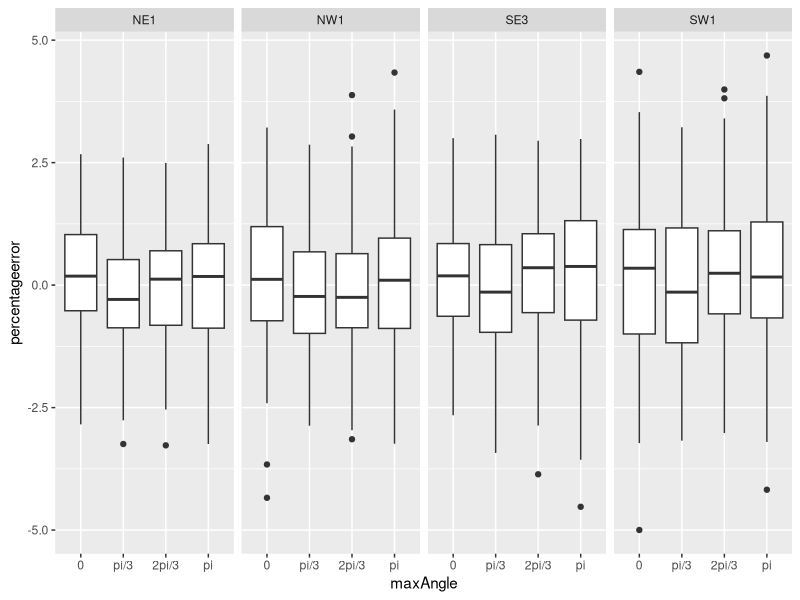
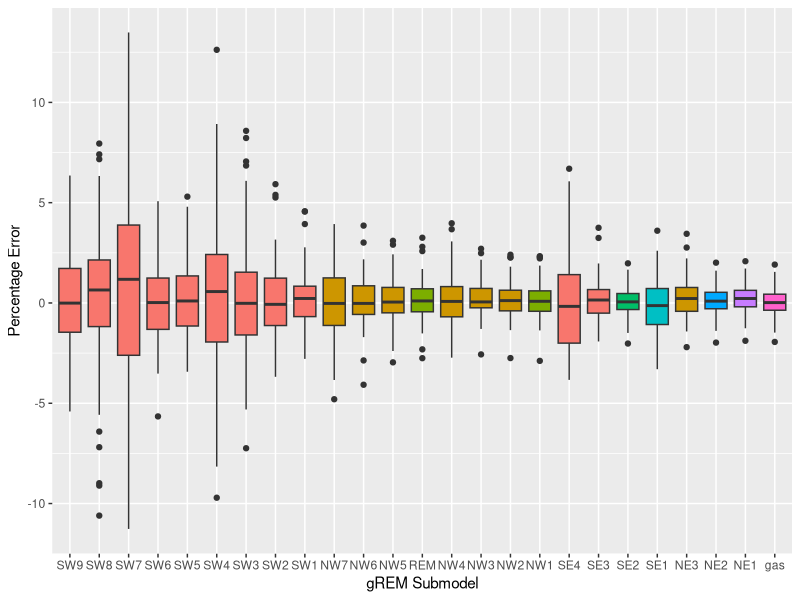

Recreate these plots in R, in order.


setwd('~/Dropbox/phd/Documents/thesis/')
library(reshape2)
library(dplyr)
library(ggplot2)
library(plyr)


tort <- read.csv('data/Chapter5/max_angle_change_percentageerror.csv',  stringsAsFactors = FALSE)



tortClean <- tort[5:NROW(tort),] %>%
               melt(variable.name = 'model', value.name = 'percentageerror') %>%
               mutate(model2 = ifelse(grepl('\\.', model), as.character(model), '.4')) %>%
               mutate(maxAngle = gsub('.*\\.', '', model2)) %>%
               mutate(maxAngle = factor(maxAngle, levels = c('4', '1', '2', '3'), 
                      labels = c('0',	'pi/3', '2pi/3', 'pi'))) %>%
               mutate(model = gsub('\\..*', '', model)) %>%
               select(model, percentageerror, maxAngle)

ggplot(tortClean, aes(x = maxAngle, y = percentageerror)) + 
  geom_boxplot() +
  facet_grid(. ~ model)

write.csv(tortClean, file = 'data/Chapter5/max_angle_tidy.csv', row.names = FALSE)



allModels <- read.csv('data/Chapter5/AllModels_percenterror.csv',  stringsAsFactors = FALSE, header = TRUE)

modNames <- c('SW9', 'SW8', 'SW7',  'SW6', 'SW5', 'SW4',  'SW3', 'SW2', 'SW1', 'NW7', 'NW6', 'NW5', 'REM','NW4', 'NW3', 'NW2', 'NW1', 'SE4', 'SE3',  'SE2', 'SE1', 'NE3', 'NE2', 'NE1', 'gas')

oldOrder <- c('SW7', 'SW8', 'SW4', 'SW5', 'SW9', 'SW6', 'NW7', 'NW6', 'NW5', 'REM', 'SW3', 'SW2', 'SW1', 'NW4', 'NW3', 'NW2', 'NW1', 'SE4', 'SE3', 'NE3', 'SE2', 'NE2', 'NE1', 'SE1', 'gas')

modsClean <- allModels[5:NROW(allModels),] %>%
               melt(variable.name = 'model', value.name = 'percentageerror') %>%
               select(model, percentageerror) %>%
               mutate(model = factor(as.character(model), 
                 levels = modNames)) %>% 
               mutate(expression = mapvalues(model, from = modNames, 
                 to = c(rep(1, 9), rep(2, 3), 3, rep(2, 3), 3, 1, 1, 4, 5, 2, 6, 7, 8)))


ggplot(modsClean, aes(x = model, y = percentageerror, fill = expression)) + 
  geom_boxplot() +
  theme(legend.position = 'none') + 
  xlab('gREM Submodel') +
  ylab('Percentage Error')

write.csv(modsClean, file = 'data/Chapter5/all_models_tidy.csv', row.names = FALSE)



  

